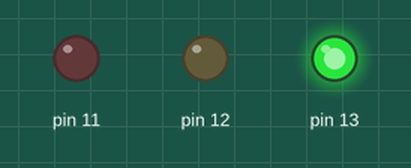
Recording of a sketch running on a simulated Arduino Uno, built with avr-gcc and run on an emulated ATmega328P. Shown: output pins drawn as LEDs (lit = HIGH).

Above: at 2.0 s.
At 4.05 s:
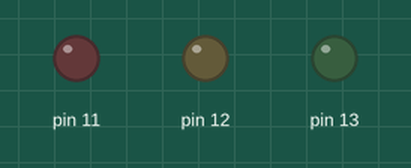
At 5.1 s:
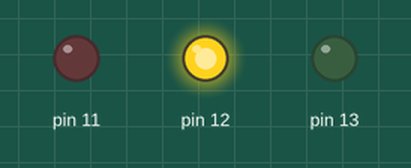
At 7.7 s:
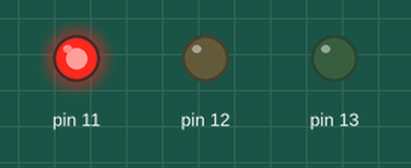
Timing chart, 0 to 12.1 s (numbered marks = the images above):
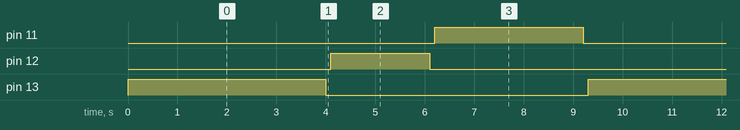

The sketch:

sketch.ino
```cpp
void setup() {
  pinMode(13, OUTPUT);
  pinMode(12, OUTPUT);
  pinMode(11, OUTPUT);
}

void loop() {
  digitalWrite(13, HIGH);
  delay(4000);
  digitalWrite(13, LOW);
  delay(100);
  digitalWrite(12, HIGH);
  delay(2000);
  digitalWrite(12, LOW);
  delay(100);
  digitalWrite(11, HIGH);
  delay(3000);
  digitalWrite(11, LOW);
  delay(100);
}
```

Measured:
- by itself, pin 11: alternates HIGH for 3.0 s and LOW for 6.3 s
- by itself, pin 12: alternates HIGH for 2.0 s and LOW for 7.3 s
- by itself, pin 13: alternates HIGH for 4.0 s and LOW for 5.3 s
